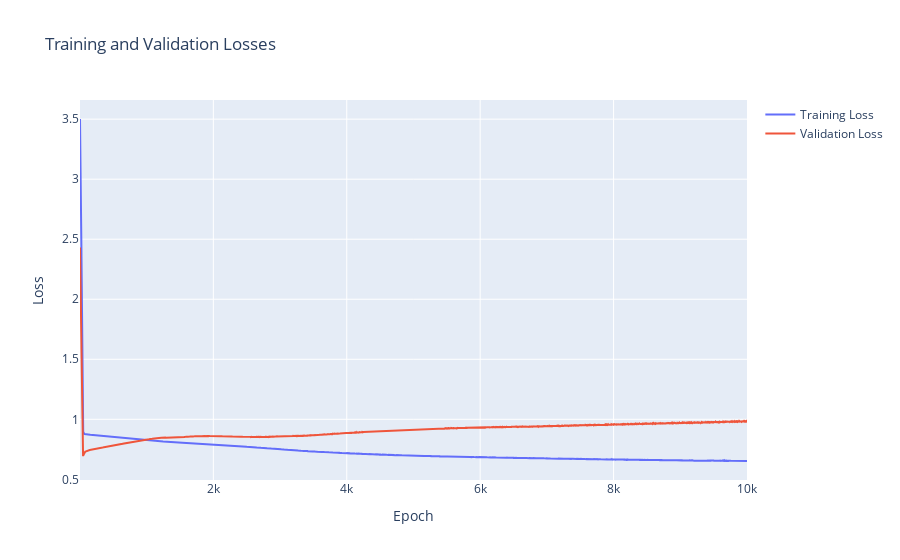

The cell this chart's notebook holds for it:
### Code cell
epochs = np.arange(1, num_epochs + 1)
fig_losses = go.Figure()
fig_losses.add_trace(go.Scatter(x=epochs, y=train_losses, mode='lines', name='Training Loss'))
fig_losses.add_trace(go.Scatter(x=epochs, y=valid_losses, mode='lines', name='Validation Loss'))
fig_losses.update_layout(title='Training and Validation Losses',
                         xaxis_title='Epoch',
                         yaxis_title='Loss')

### Figure 1 — Plotly figure (JSON) as saved in the notebook; plotly's stock layout.template omitted (floating-point values rounded to 4 significant figures; data arrays with more than 128 entries replaced by an {"elided": "..."} marker saying what was removed)
{"data": [{"mode": "lines", "name": "Training Loss", "type": "scatter", "x": {"elided": "10000 int values"}, "y": {"elided": "10000 float values"}}, {"mode": "lines", "name": "Validation Loss", "type": "scatter", "x": {"elided": "10000 int values"}, "y": {"elided": "10000 float values"}}], "layout": {"title": {"text": "Training and Validation Losses"}, "xaxis": {"title": {"text": "Epoch"}}, "yaxis": {"title": {"text": "Loss"}}}}
